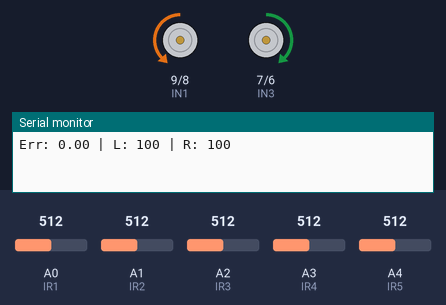
A sketch run on a simulated Arduino Uno, built with avr-gcc and run on an emulated ATmega328P. Shown: motor-driver pin pairs drawn as motors (green arrow = first pin HIGH = forward, orange = second pin HIGH = backward, longer = more drive, scaled by the enable pin), the last lines printed to the serial monitor. The test bench sets the inputs (shaded band); at power-on: A0 (IR1) = 512, A3 (IR4) = 512, A4 (IR5) = 512, A1 (IR2) = 512, A2 (IR3) = 512.

Above: at 1.2 s.
1.3 s: A0 (IR1) set to 860
At 2.2 s:
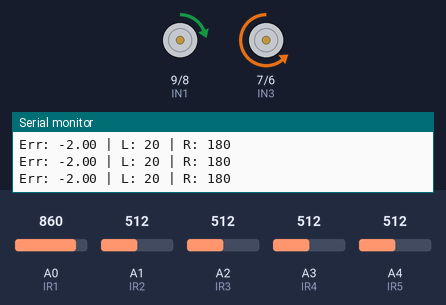
2.8 s: A3 (IR4) set to 860
At 3.2 s:
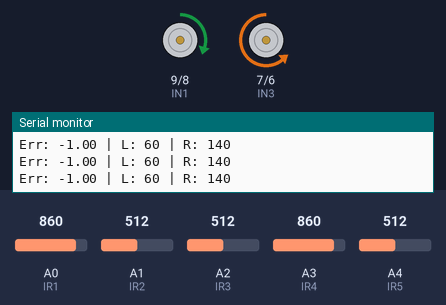
4.3 s: A4 (IR5) set to 834
5.8 s: A4 (IR5) set to 862
At 7.0 s:
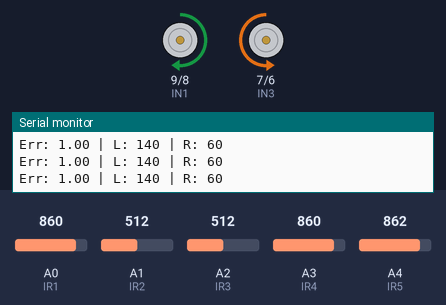
7.3 s: A1 (IR2) set to 838
10.3 s: A1 (IR2) set to 859
At 11.2 s:
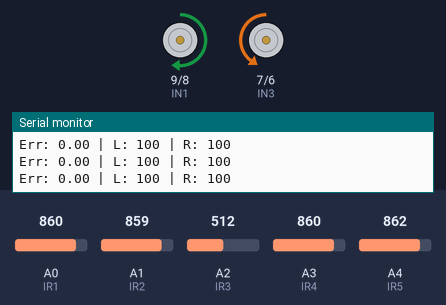
Timing chart, 0 to 12.8 s (numbered marks = the images above; inputs shaded):
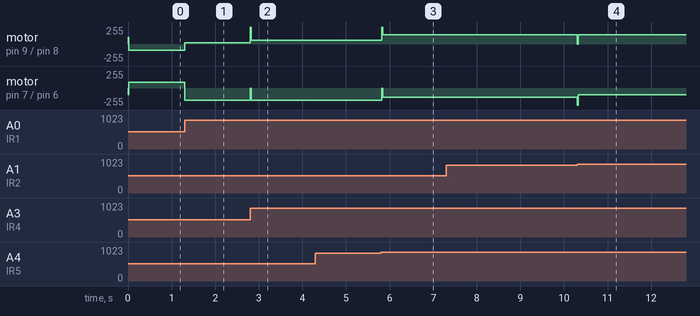

Measured:
- the behaviour switches between 850 and 851 on A4 (IR5) (found by bisection; images 2 and 3)
- the behaviour switches between 850 and 851 on A1 (IR2) (found by bisection; images 3 and 4)
- after the input at 1.3 s, motor on pin 9 (IN1) / pin 8 (IN2): backward 90/255 → forward 20/255 at once; motor on pin 7 (IN3) / pin 6 (IN4): forward 90/255 → backward 180/255 at once
- after the input at 2.8 s, motor on pin 9 (IN1) / pin 8 (IN2): forward 20/255 → forward 60/255 at once; motor on pin 7 (IN3) / pin 6 (IN4): backward 180/255 → stopped at once, → backward 180/255 0.03 s later
- after the input at 5.8 s, motor on pin 9 (IN1) / pin 8 (IN2): forward 60/255 → forward 140/255 at once; motor on pin 7 (IN3) / pin 6 (IN4): backward 180/255 → backward 140/255 at once
- after the input at 10.3 s, motor on pin 9 (IN1) / pin 8 (IN2): forward 140/255 → stopped at once, → forward 140/255 0.03 s later; motor on pin 7 (IN3) / pin 6 (IN4): backward 140/255 → backward 100/255 at once

The sketch:

BASE_100.ino
```cpp
#define ENA 10  // Speed control for Left Motor
#define ENB 5   // Speed control for Right Motor
#define IN1 9   // Left Motor Direction 1
#define IN2 8   // Left Motor Direction 2
#define IN3 7   // Right Motor Direction 1
#define IN4 6   // Right Motor Direction 2
#define IR1 A0
#define IR2 A1
#define IR3 A2
#define IR4 A3
#define IR5 A4

// PID Constants
float Kp = 40;
float Ki = 0;
float Kd = 200;

// Robot Speed
int baseSpeed = 100;
float lastError = 0;
float integral = 0;

// All black detection
unsigned long allBlackStart = 0;
bool stopped = false;

void setup() {
  pinMode(ENA, OUTPUT);
  pinMode(ENB, OUTPUT);
  pinMode(IN1, OUTPUT);
  pinMode(IN2, OUTPUT);
  pinMode(IN3, OUTPUT);
  pinMode(IN4, OUTPUT);
  Serial.begin(9600);
}

void loop() {
  int s1 = analogRead(IR1);
  int s2 = analogRead(IR2);
  int s3 = analogRead(IR3);
  int s4 = analogRead(IR4);
  int s5 = analogRead(IR5);

  int threshold = 850;

  // Binary flags: true if sensor sees the line (value > threshold)
  bool b1 = s1 > threshold;
  bool b2 = s2 > threshold;
  bool b3 = s3 > threshold;
  bool b4 = s4 > threshold;
  bool b5 = s5 > threshold;

  int currentBaseSpeed;

  if (b3) {
    currentBaseSpeed = baseSpeed;   // Normal speed
  } else {
    currentBaseSpeed = 65;          // Reduced speed when center sensor misses line
  }

  // --- Permanent STOP condition ---
  if (b1 && b2 && b3 && b4 && b5 && !stopped) {
    if (allBlackStart == 0) allBlackStart = millis();
    if (millis() - allBlackStart >= 1000) {   // 1 sec hold
      Serial.println("All black for 1s -> STOP");
      stopMotors();
      stopped = true;   // freeze permanently
    }
    return;  // don’t run PID while in all black state
  } else if (!(b1 && b2 && b3 && b4 && b5)) {
    allBlackStart = 0;  // reset if not all black anymore
  }

  if (stopped) return;  // stay frozen permanently


  // Position weighting (left negative, right positive)
  int position = (-2 * b1) + (-1 * b2) + (0 * b3) + (1 * b4) + (2 * b5);

  // Smart filter: neutralize small central combos (keep previous sign)

  float error = position;
  integral += error;
  if (integral > 10) integral  = 0;
  float derivative = error - lastError;

  if (abs(error) < 0.1) integral = 0;

  float correction = (Kp * error) + (Ki * integral) + (Kd * derivative);

  // clamp correction
  if (correction > 120) correction = 255;
  if (correction < -120) correction = -255;

  int rightSpeed = (int)constrain(baseSpeed - correction, 0, 255);
  int leftSpeed  = (int)constrain(baseSpeed + correction, 0, 255);
  moveMotors(leftSpeed, rightSpeed);
  // Debug
  Serial.print("Err: "); Serial.print(error);
  Serial.print(" | L: "); Serial.print(leftSpeed);
  Serial.print(" | R: "); Serial.println(rightSpeed);

  // Special cases: call search functions
  if ((b1 && b2 && b3 && !b4 && !b5) || (b1 && b2 && b3 && b4 && !b5)) {
    lastError = -0.1;
    Serial.println("Pattern -> turnLeft search");
    searchForLineLeft(threshold);
    return;
  }
  if ((!b1 && !b2 && b3 && b4 && b5) || (!b1 && b2 && b3 && b4 && b5)) {
    lastError = 0.1;
    Serial.println("Pattern -> turnRight search");
    searchForLineRight(threshold);
    return;
  }
 // --- Line lost handling ---
if (!b1 && !b2 && !b3 && !b4 && !b5) {
  // Line lost (gap or discontinuity)

  // Small wait before action (gap recovery)
  delay(10);

  // Check sensors again after delay
  if (!b1 && !b2 && !b3 && !b4 && !b5) {
    // Still no line → now decide
    if (lastError < 0) {
      searchForLineLeft(threshold);
    }
    else if (lastError > 0) {
      searchForLineRight(threshold);
    }
    else {
      reverse(threshold);
    }
  }
  return;
}


  lastError = error;
}

// ---------------- Motor control helpers ----------------

void moveMotors(int leftSpeed, int rightSpeed) {
  digitalWrite(IN1, HIGH);  // LEFT forward
  digitalWrite(IN2, LOW);
  digitalWrite(IN3, LOW);   // RIGHT forward (flipped polarity)
  digitalWrite(IN4, HIGH);

  analogWrite(ENA, leftSpeed);
  analogWrite(ENB, rightSpeed);
}

void stopMotors() {
  digitalWrite(IN1, LOW);
  digitalWrite(IN2, LOW);
  digitalWrite(IN3, LOW);
  digitalWrite(IN4, LOW);

  analogWrite(ENA, 0);
  analogWrite(ENB, 0);
}

void searchForLineLeft(int threshold) {
  while (analogRead(IR1) < threshold &&
         analogRead(IR2) < threshold &&
         analogRead(IR3) < threshold &&
         analogRead(IR4) < threshold &&
         analogRead(IR5) < threshold) {
    digitalWrite(IN1, LOW);   // LEFT backward
    digitalWrite(IN2, HIGH);
    digitalWrite(IN3, LOW);   // RIGHT forward
    digitalWrite(IN4, HIGH);

    analogWrite(ENA, 100);
    analogWrite(ENB, 100);

  }
  integral = 0;
}

void searchForLineRight(int threshold) {
  while (analogRead(IR1) < threshold &&
         analogRead(IR2) < threshold &&
         analogRead(IR3) < threshold &&
         analogRead(IR4) < threshold &&
         analogRead(IR5) < threshold) {
    digitalWrite(IN1, HIGH);  // LEFT forward
    digitalWrite(IN2, LOW);
    digitalWrite(IN3, HIGH);  // RIGHT backward
    digitalWrite(IN4, LOW);

    analogWrite(ENA, 100);
    analogWrite(ENB, 100);

  }
  integral = 0;
}

void reverse(int threshold) {
  while (analogRead(IR1) < threshold &&
         analogRead(IR2) < threshold &&
         analogRead(IR3) < threshold &&
         analogRead(IR4) < threshold &&
         analogRead(IR5) < threshold) {
    digitalWrite(IN1, LOW);   // LEFT backward
    digitalWrite(IN2, HIGH);
    digitalWrite(IN3, HIGH);  // RIGHT backward
    digitalWrite(IN4, LOW);

    analogWrite(ENA, 90);
    analogWrite(ENB, 90);
    delay(10);
  }
  integral = 0;
}
```
